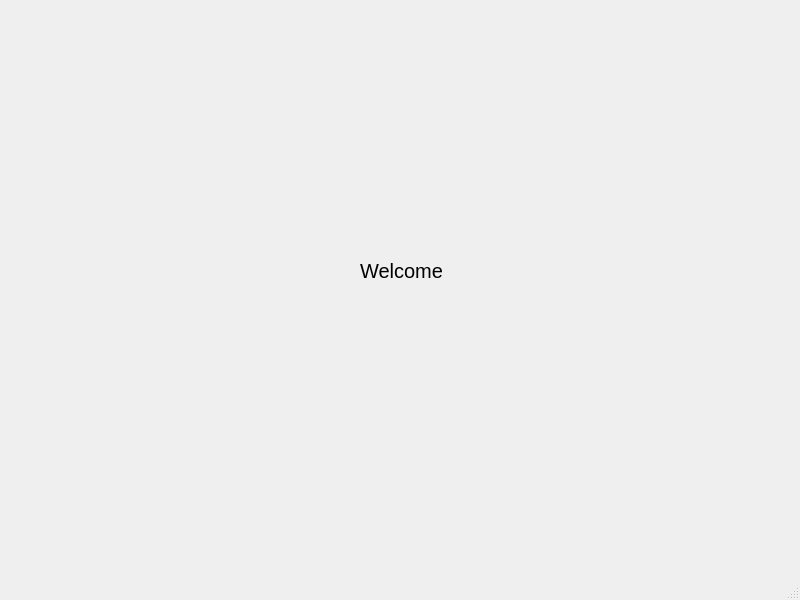
<?xml version="1.0" encoding="UTF-8"?>
<ui version="4.0">
 <class>MainWindow</class>
 <widget class="QMainWindow" name="MainWindow">
  <property name="geometry">
   <rect>
    <x>0</x>
    <y>0</y>
    <width>800</width>
    <height>600</height>
   </rect>
  </property>
  <property name="windowTitle">
   <string>MainWindow</string>
  </property>
  <widget class="QWidget" name="centralwidget">
   <widget class="QLabel" name="label">
    <property name="geometry">
     <rect>
      <x>360</x>
      <y>250</y>
      <width>111</width>
      <height>41</height>
     </rect>
    </property>
    <property name="font">
     <font>
      <pointsize>15</pointsize>
     </font>
    </property>
    <property name="text">
     <string>Welcome</string>
    </property>
   </widget>
  </widget>
  <widget class="QMenuBar" name="menubar">
   <property name="geometry">
    <rect>
     <x>0</x>
     <y>0</y>
     <width>800</width>
     <height>26</height>
    </rect>
   </property>
  </widget>
  <widget class="QStatusBar" name="statusbar"/>
 </widget>
 <resources/>
 <connections/>
</ui>
